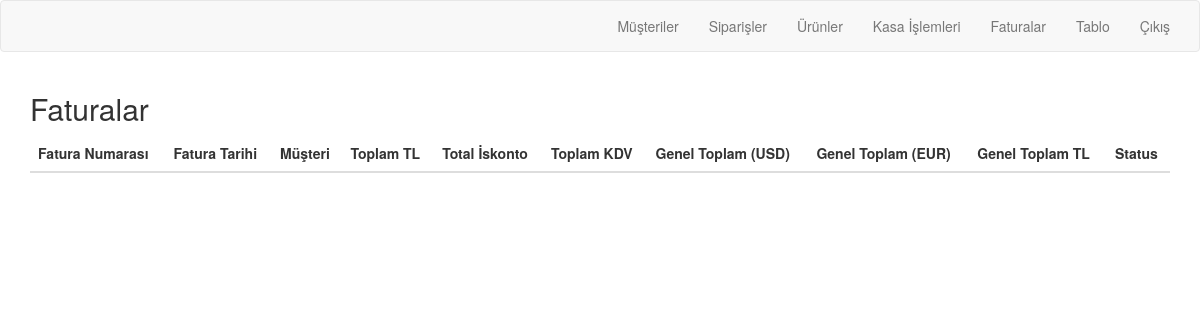
Page /order/invoices/ (signed in) on the earlier database version.
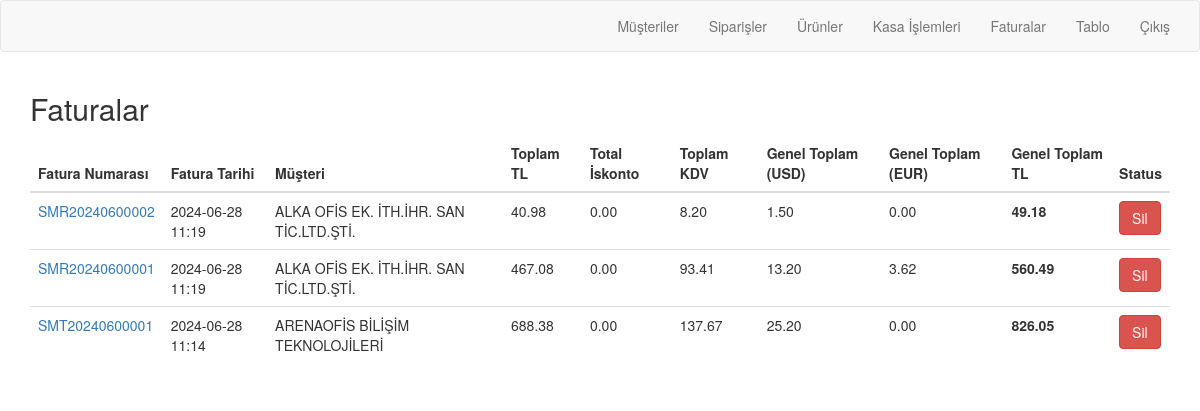
Same page on the later database version.
### order/models.py (models this page shows, shortened)
class Invoice(models.Model):
    invoice_number = models.CharField(max_length=20, unique=True, blank=True)
    order = models.OneToOneField(Order, on_delete=models.CASCADE, related_name="invoice")
    invoice_date = models.DateTimeField(auto_now_add=True)
    billing_address = models.CharField(max_length=250, blank=True)
    total_amount = models.DecimalField(max_digits=10, decimal_places=2, blank=True, default=0)
    total_discount=models.DecimalField(max_digits=10, decimal_places=2, blank=True, default=0)
    tax_amount = models.DecimalField(max_digits=10, decimal_places=2, blank=True, default=0)
    grand_total = models.DecimalField(max_digits=10, decimal_places=2, blank=True, default=0)
    grand_total_USD = models.DecimalField(max_digits=10, decimal_places=2, blank=True, default=0)
    grand_total_EUR = models.DecimalField(max_digits=10, decimal_places=2, blank=True, default=0)
    status = models.CharField(max_length=50, default='Pending')

class Order(models.Model):
    order_number = models.CharField(max_length=20, unique=True, blank=True)
    customer = models.ForeignKey(Customer, on_delete=models.PROTECT, related_name="customer_orders")
    date = models.DateTimeField(auto_now_add=True)
    user = models.ForeignKey(User, on_delete=models.CASCADE, related_name="user_orders")
    is_billed = models.BooleanField(default=False)

class Customer(models.Model):
    user = models.ForeignKey(User, on_delete=models.CASCADE, related_name="user_customers",blank=True,null=True)
    customerCode = models.CharField(max_length=50)
    companyName = models.CharField(max_length=50)
    taxOffice = models.CharField(max_length=50)
    tax_number = models.CharField(max_length=50, blank=True)
    name = models.CharField(max_length=50, blank=True)
    middleName = models.CharField(max_length=50, blank=True)
    surname = models.CharField(max_length=50, blank=True)
    city = models.CharField(max_length=50)
    district = models.CharField(max_length=50)
    adress = models.CharField(max_length=250, blank=True)
    shipping_adress=models.CharField(max_length=250, blank=True)
    country = models.CharField(max_length=50, blank=True, default="Türkiye")
    email = models.EmailField(blank=True)
    telephone = models.CharField(max_length=11, blank=True)
    customerType = models.CharField(max_length=50, blank=True)
    contactPerson = models.CharField(max_length=50, blank=True)
    E_invoice=models.BooleanField(default=True)
    def __str__(self):
        return self.companyName

### order/views.py (the view, shortened to what this page needs)
# urls.py: path('invoices/', views.invoice_list, name='invoice_list'),
@login_required
@user_passes_test(is_admin)
def invoice_list(request):
    invoices = Invoice.objects.all().order_by('-invoice_date')
    return render(request, 'order/invoice_list.html', {'invoices': invoices})

### order/views.py (called while the page is built)
def is_admin(user):
    return user.is_authenticated and user.is_staff

### order/Templates/order/invoice_list.html (shortened to what this page needs)
{% extends "order/navbar.html" %}
{% block content %}
    <h2>Faturalar</h2>
    <table class="table">
        <thead>
            <tr>
                <th>Fatura Numarası</th>
                <th>Fatura Tarihi</th>
                <th>Müşteri</th>
                <th>Toplam TL</th>
                <th>Total İskonto</th>
                <th>Toplam KDV</th>
                <th>Genel Toplam (USD)</th>
                <th>Genel Toplam (EUR)</th>
                <th>Genel Toplam TL</th>
                <th>Status</th>
            </tr>
        </thead>
        <tbody>
            {% for invoice in invoices %}
                <tr>
                    <td><a href="{% url 'order:invoice_detail' invoice.invoice_number %}">{{ invoice.invoice_number }}</td>
                    <td>{{ invoice.invoice_date|date:"Y-m-d H:i" }}</td>
                    <td>{{ invoice.order.customer }}</td>
                    <td>{{ invoice.total_amount }}</td>
                    <td>{{ invoice.total_discount }}</td>
                    <td>{{ invoice.tax_amount }}</td>
                    <td>{{ invoice.grand_total_USD }}</td>
                    <td>{{ invoice.grand_total_EUR }}</td>
                    <td><b>{{ invoice.grand_total }}</b></td>
                    <td>
                        <form method="POST">
                            <button type="submit" name="delete_invoice" class="btn btn-danger">Sil</button>
                        </form>
                    </td>
                </tr>
            {% endfor %}
        </tbody>
    </table>
{% endblock %}

### order/Templates/order/navbar.html (shortened to what this page needs)
<!DOCTYPE html>
{% load static %}
<html lang="en">
<head>
    <link rel="stylesheet" href="https://maxcdn.bootstrapcdn.com/bootstrap/3.3.7/css/bootstrap.min.css">
</head>
    <nav class="navbar navbar-default">
        <div class="container ">
          <div class="navbar-header">
              <a class="navbar-brand brand-font" href="{% url 'order:main' %}"> <img src="{% static "simetrilogo.png" %}" width="150px" alt=""></a>
            </div>
            <ul class="nav navbar-nav navbar-right">
              {% if user.is_authenticated %}
                  {% if user.is_staff %}
                      <li><a href="{% url 'order:customer_listed' %}">Müşteriler</a></li>
                      <li><a href="{% url 'order:order_list' %}">Siparişler</a></li>
                      <li><a href="{% url 'order:search' %}">Ürünler</a></li>
                      <li><a href="{% url 'order:payment_receipt_list' %}">Kasa İşlemleri</a></li>
                      <li><a href="{% url 'order:invoice_list' %}">Faturalar</a></li>
                      <li><a href="{% url 'order:comparison' %}">Tablo</a></li>
                  {% else %}
                      <li><a href="{% url 'order:user_order_list' %}">Siparişlerim</a></li>
                      <li><a href="{% url 'order:user_invoice_list' %}">Faturalarım</a></li>
                      <li><a href="{% url 'order:user_financial' %}">Cari Ekstre</a></li>
                  {% endif %}
                  <li><a href="{% url 'users:logout' %}">Çıkış</a></li>
              {% else %}
                  <li><a href="{% url 'users:login' %}">Giriş</a></li>
                  <li><a href="">Üye Ol</a></li>
              {% endif %}
          </ul>
        </div>
      </nav>
      <body>
        <div class="container">
        {%block content %}
        {% endblock %}
      </div>
</body>
</html>

Differences in the rows shown:
added Invoice: invoice_number "SMR20240600002", invoice_date "2024-06-28 11:19", order.customer "ALKA OFİS EK. İTH.İHR. SAN TİC.LTD.ŞTİ.", total_amount "40.98", total_discount "0.00", tax_amount "8.20", grand_total_USD "1.50", grand_total_EUR "0.00", grand_total "49.18"
added Invoice: invoice_number "SMR20240600001", invoice_date "2024-06-28 11:19", order.customer "ALKA OFİS EK. İTH.İHR. SAN TİC.LTD.ŞTİ.", total_amount "467.08", total_discount "0.00", tax_amount "93.41", grand_total_USD "13.20", grand_total_EUR "3.62", grand_total "560.49"
added Invoice: invoice_number "SMT20240600001", invoice_date "2024-06-28 11:14", order.customer "ARENAOFİS BİLİŞİM TEKNOLOJİLERİ", total_amount "688.38", total_discount "0.00", tax_amount "137.67", grand_total_USD "25.20", grand_total_EUR "0.00", grand_total "826.05"
